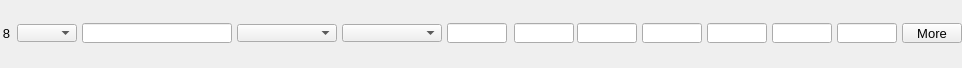
    <widget class="PyDMFrame" name="composite_7">
      <property name="geometry">
        <rect>
          <x>8</x>
          <y>597</y>
          <width>962</width>
          <height>68</height>
        </rect>
      </property>
      <widget class="PyDMEnumComboBox" name="menu_21">
        <property name="geometry">
          <rect>
            <x>17</x>
            <y>24</y>
            <width>60</width>
            <height>18</height>
          </rect>
        </property>
        <property name="toolTip">
          <string>${P}${O8}Use</string>
        </property>
        <property name="channel" stdset="0">
          <string>ca://${P}${O8}Use</string>
        </property>
        <property name="font" stdset="0">
          <font>
            <pointsize>10</pointsize>
          </font>
        </property>
        <property name="styleSheet">
          <string notr="true">PyDMEnumComboBox#menu_21 {
  color: rgb(0, 0, 0);
  background-color: rgb(115, 223, 255);
  }</string>
        </property>
      </widget>
      <widget class="PyDMLabel" name="text_update_77">
        <property name="geometry">
          <rect>
            <x>17</x>
            <y>0</y>
            <width>60</width>
            <height>18</height>
          </rect>
        </property>
        <property name="toolTip">
          <string>PV: ${P}${O8}Use_RBV</string>
        </property>
        <property name="channel" stdset="0">
          <string>ca://${P}${O8}Use_RBV</string>
        </property>
        <property name="font" stdset="0">
          <font>
            <pointsize>10</pointsize>
          </font>
        </property>
        <property name="alignment">
          <set>Qt::AlignCenter</set>
        </property>
        <property name="textInteractionFlags">
          <set>Qt::TextSelectableByKeyboard|Qt::TextSelectableByMouse</set>
        </property>
        <property name="styleSheet">
          <string notr="true">PyDMLabel#text_update_77 {
  color: rgb(10, 0, 184);
  background-color: rgb(70, 70, 70);
  }</string>
        </property>
      </widget>
      <widget class="PyDMLineEdit" name="text_entry_56">
        <property name="geometry">
          <rect>
            <x>82</x>
            <y>23</y>
            <width>150</width>
            <height>20</height>
          </rect>
        </property>
        <property name="channel" stdset="0">
          <string>ca://${P}${O8}Name</string>
        </property>
        <property name="toolTip">
          <string>${P}${O8}Name</string>
        </property>
        <property name="font" stdset="0">
          <font>
            <pointsize>10</pointsize>
          </font>
        </property>
        <property name="styleSheet">
          <string notr="true">PyDMLineEdit#text_entry_56 {
  color: rgb(0, 0, 0);
  background-color: rgb(115, 223, 255);
  border: 1px solid black;
  margin: 0px;
  padding: 0px;
  spacing: 0px;
  }</string>
        </property>
      </widget>
      <widget class="PyDMLabel" name="text_update_78">
        <property name="geometry">
          <rect>
            <x>82</x>
            <y>0</y>
            <width>150</width>
            <height>18</height>
          </rect>
        </property>
        <property name="toolTip">
          <string>PV: ${P}${O8}Name_RBV</string>
        </property>
        <property name="channel" stdset="0">
          <string>ca://${P}${O8}Name_RBV</string>
        </property>
        <property name="font" stdset="0">
          <font>
            <pointsize>10</pointsize>
          </font>
        </property>
        <property name="alignment">
          <set>Qt::AlignCenter</set>
        </property>
        <property name="textInteractionFlags">
          <set>Qt::TextSelectableByKeyboard|Qt::TextSelectableByMouse</set>
        </property>
        <property name="styleSheet">
          <string notr="true">PyDMLabel#text_update_78 {
  color: rgb(10, 0, 184);
  background-color: rgb(187, 187, 187);
  }</string>
        </property>
      </widget>
      <widget class="PyDMEnumComboBox" name="menu_22">
        <property name="geometry">
          <rect>
            <x>237</x>
            <y>24</y>
            <width>100</width>
            <height>18</height>
          </rect>
        </property>
        <property name="toolTip">
          <string>${P}${O8}Shape</string>
        </property>
        <property name="channel" stdset="0">
          <string>ca://${P}${O8}Shape</string>
        </property>
        <property name="font" stdset="0">
          <font>
            <pointsize>10</pointsize>
          </font>
        </property>
        <property name="styleSheet">
          <string notr="true">PyDMEnumComboBox#menu_22 {
  color: rgb(0, 0, 0);
  background-color: rgb(115, 223, 255);
  }</string>
        </property>
      </widget>
      <widget class="PyDMLabel" name="text_update_79">
        <property name="geometry">
          <rect>
            <x>237</x>
            <y>0</y>
            <width>100</width>
            <height>18</height>
          </rect>
        </property>
        <property name="toolTip">
          <string>PV: ${P}${O8}Shape_RBV</string>
        </property>
        <property name="channel" stdset="0">
          <string>ca://${P}${O8}Shape_RBV</string>
        </property>
        <property name="font" stdset="0">
          <font>
            <pointsize>10</pointsize>
          </font>
        </property>
        <property name="alignment">
          <set>Qt::AlignCenter</set>
        </property>
        <property name="textInteractionFlags">
          <set>Qt::TextSelectableByKeyboard|Qt::TextSelectableByMouse</set>
        </property>
        <property name="styleSheet">
          <string notr="true">PyDMLabel#text_update_79 {
  color: rgb(10, 0, 184);
  background-color: rgb(187, 187, 187);
  }</string>
        </property>
      </widget>
      <widget class="PyDMEnumComboBox" name="menu_23">
        <property name="geometry">
          <rect>
            <x>342</x>
            <y>24</y>
            <width>100</width>
            <height>18</height>
          </rect>
        </property>
        <property name="toolTip">
          <string>${P}${O8}DrawMode</string>
        </property>
        <property name="channel" stdset="0">
          <string>ca://${P}${O8}DrawMode</string>
        </property>
        <property name="font" stdset="0">
          <font>
            <pointsize>10</pointsize>
          </font>
        </property>
        <property name="styleSheet">
          <string notr="true">PyDMEnumComboBox#menu_23 {
  color: rgb(0, 0, 0);
  background-color: rgb(115, 223, 255);
  }</string>
        </property>
      </widget>
      <widget class="PyDMLabel" name="text_update_80">
        <property name="geometry">
          <rect>
            <x>342</x>
            <y>0</y>
            <width>100</width>
            <height>18</height>
          </rect>
        </property>
        <property name="toolTip">
          <string>PV: ${P}${O8}DrawMode_RBV</string>
        </property>
        <property name="channel" stdset="0">
          <string>ca://${P}${O8}DrawMode_RBV</string>
        </property>
        <property name="font" stdset="0">
          <font>
            <pointsize>10</pointsize>
          </font>
        </property>
        <property name="alignment">
          <set>Qt::AlignCenter</set>
        </property>
        <property name="textInteractionFlags">
          <set>Qt::TextSelectableByKeyboard|Qt::TextSelectableByMouse</set>
        </property>
        <property name="styleSheet">
          <string notr="true">PyDMLabel#text_update_80 {
  color: rgb(10, 0, 184);
  background-color: rgb(187, 187, 187);
  }</string>
        </property>
      </widget>
      <widget class="PyDMLineEdit" name="text_entry_57">
        <property name="geometry">
          <rect>
            <x>514</x>
            <y>23</y>
            <width>60</width>
            <height>20</height>
          </rect>
        </property>
        <property name="channel" stdset="0">
          <string>ca://${P}${O8}Green</string>
        </property>
        <property name="toolTip">
          <string>${P}${O8}Green</string>
        </property>
        <property name="font" stdset="0">
          <font>
            <pointsize>10</pointsize>
          </font>
        </property>
        <property name="styleSheet">
          <string notr="true">PyDMLineEdit#text_entry_57 {
  color: rgb(0, 0, 0);
  background-color: rgb(115, 223, 255);
  border: 1px solid black;
  margin: 0px;
  padding: 0px;
  spacing: 0px;
  }</string>
        </property>
      </widget>
      <widget class="PyDMLabel" name="text_update_81">
        <property name="geometry">
          <rect>
            <x>514</x>
            <y>0</y>
            <width>60</width>
            <height>18</height>
          </rect>
        </property>
        <property name="toolTip">
          <string>PV: ${P}${O8}Green_RBV</string>
        </property>
        <property name="channel" stdset="0">
          <string>ca://${P}${O8}Green_RBV</string>
        </property>
        <property name="font" stdset="0">
          <font>
            <pointsize>10</pointsize>
          </font>
        </property>
        <property name="alignment">
          <set>Qt::AlignCenter</set>
        </property>
        <property name="textInteractionFlags">
          <set>Qt::TextSelectableByKeyboard|Qt::TextSelectableByMouse</set>
        </property>
        <property name="styleSheet">
          <string notr="true">PyDMLabel#text_update_81 {
  color: rgb(10, 0, 184);
  background-color: rgb(187, 187, 187);
  }</string>
        </property>
      </widget>
      <widget class="PyDMLineEdit" name="text_entry_58">
        <property name="geometry">
          <rect>
            <x>577</x>
            <y>23</y>
            <width>60</width>
            <height>20</height>
          </rect>
        </property>
        <property name="channel" stdset="0">
          <string>ca://${P}${O8}Blue</string>
        </property>
        <property name="toolTip">
          <string>${P}${O8}Blue</string>
        </property>
        <property name="font" stdset="0">
          <font>
            <pointsize>10</pointsize>
          </font>
        </property>
        <property name="styleSheet">
          <string notr="true">PyDMLineEdit#text_entry_58 {
  color: rgb(0, 0, 0);
  background-color: rgb(115, 223, 255);
  border: 1px solid black;
  margin: 0px;
  padding: 0px;
  spacing: 0px;
  }</string>
        </property>
      </widget>
      <widget class="PyDMLabel" name="text_update_82">
        <property name="geometry">
          <rect>
            <x>577</x>
            <y>0</y>
            <width>60</width>
            <height>18</height>
          </rect>
        </property>
        <property name="toolTip">
          <string>PV: ${P}${O8}Blue_RBV</string>
        </property>
        <property name="channel" stdset="0">
          <string>ca://${P}${O8}Blue_RBV</string>
        </property>
        <property name="font" stdset="0">
          <font>
            <pointsize>10</pointsize>
          </font>
        </property>
        <property name="alignment">
          <set>Qt::AlignCenter</set>
        </property>
        <property name="textInteractionFlags">
          <set>Qt::TextSelectableByKeyboard|Qt::TextSelectableByMouse</set>
        </property>
        <property name="styleSheet">
          <string notr="true">PyDMLabel#text_update_82 {
  color: rgb(10, 0, 184);
  background-color: rgb(187, 187, 187);
  }</string>
        </property>
      </widget>
      <widget class="PyDMSlider" name="valuator_28">
        <property name="geometry">
          <rect>
            <x>642</x>
            <y>48</y>
            <width>60</width>
            <height>20</height>
          </rect>
        </property>
        <property name="channel" stdset="0">
          <string>ca://${P}${O8}PositionX</string>
        </property>
        <property name="toolTip">
          <string>${P}${O8}PositionX</string>
        </property>
        <property name="orientation" stdset="0">
          <string>Qt::Horizontal</string>
        </property>
        <property name="showLimitLabels" stdset="0">
          <bool>true</bool>
        </property>
        <property name="showValueLabel" stdset="0">
          <bool>false</bool>
        </property>
        <property name="showUnits" stdset="0">
          <bool>false</bool>
        </property>
        <property name="tickPosition" stdset="0">
          <enum>QSlider::NoTicks</enum>
        </property>
        <property name="precision" stdset="0">
          <number>1</number>
        </property>
        <property name="styleSheet">
          <string notr="true">PyDMSlider#valuator_28 {
  color: rgb(0, 0, 0);
  background-color: rgb(115, 223, 255);
  }</string>
        </property>
      </widget>
      <widget class="PyDMLineEdit" name="text_entry_59">
        <property name="geometry">
          <rect>
            <x>642</x>
            <y>23</y>
            <width>60</width>
            <height>20</height>
          </rect>
        </property>
        <property name="channel" stdset="0">
          <string>ca://${P}${O8}PositionX</string>
        </property>
        <property name="toolTip">
          <string>${P}${O8}PositionX</string>
        </property>
        <property name="font" stdset="0">
          <font>
            <pointsize>10</pointsize>
          </font>
        </property>
        <property name="styleSheet">
          <string notr="true">PyDMLineEdit#text_entry_59 {
  color: rgb(0, 0, 0);
  background-color: rgb(115, 223, 255);
  border: 1px solid black;
  margin: 0px;
  padding: 0px;
  spacing: 0px;
  }</string>
        </property>
      </widget>
      <widget class="PyDMLabel" name="text_update_83">
        <property name="geometry">
          <rect>
            <x>642</x>
            <y>0</y>
            <width>60</width>
            <height>18</height>
          </rect>
        </property>
        <property name="toolTip">
          <string>PV: ${P}${O8}PositionX_RBV</string>
        </property>
        <property name="channel" stdset="0">
          <string>ca://${P}${O8}PositionX_RBV</string>
        </property>
        <property name="font" stdset="0">
          <font>
            <pointsize>10</pointsize>
          </font>
        </property>
        <property name="alignment">
          <set>Qt::AlignCenter</set>
        </property>
        <property name="textInteractionFlags">
          <set>Qt::TextSelectableByKeyboard|Qt::TextSelectableByMouse</set>
        </property>
        <property name="styleSheet">
          <string notr="true">PyDMLabel#text_update_83 {
  color: rgb(10, 0, 184);
  background-color: rgb(187, 187, 187);
  }</string>
        </property>
      </widget>
      <widget class="PyDMSlider" name="valuator_29">
        <property name="geometry">
          <rect>
            <x>707</x>
            <y>48</y>
            <width>60</width>
            <height>20</height>
          </rect>
        </property>
        <property name="channel" stdset="0">
          <string>ca://${P}${O8}SizeX</string>
        </property>
        <property name="toolTip">
          <string>${P}${O8}SizeX</string>
        </property>
        <property name="orientation" stdset="0">
          <string>Qt::Horizontal</string>
        </property>
        <property name="showLimitLabels" stdset="0">
          <bool>true</bool>
        </property>
        <property name="showValueLabel" stdset="0">
          <bool>false</bool>
        </property>
        <property name="showUnits" stdset="0">
          <bool>false</bool>
        </property>
        <property name="tickPosition" stdset="0">
          <enum>QSlider::NoTicks</enum>
        </property>
        <property name="precision" stdset="0">
          <number>1</number>
        </property>
        <property name="styleSheet">
          <string notr="true">PyDMSlider#valuator_29 {
  color: rgb(0, 0, 0);
  background-color: rgb(115, 223, 255);
  }</string>
        </property>
      </widget>
      <widget class="PyDMLineEdit" name="text_entry_60">
        <property name="geometry">
          <rect>
            <x>707</x>
            <y>23</y>
            <width>60</width>
            <height>20</height>
          </rect>
        </property>
        <property name="channel" stdset="0">
          <string>ca://${P}${O8}SizeX</string>
        </property>
        <property name="toolTip">
          <string>${P}${O8}SizeX</string>
        </property>
        <property name="font" stdset="0">
          <font>
            <pointsize>10</pointsize>
          </font>
        </property>
        <property name="styleSheet">
          <string notr="true">PyDMLineEdit#text_entry_60 {
  color: rgb(0, 0, 0);
  background-color: rgb(115, 223, 255);
  border: 1px solid black;
  margin: 0px;
  padding: 0px;
  spacing: 0px;
  }</string>
        </property>
      </widget>
      <widget class="PyDMLabel" name="text_update_84">
        <property name="geometry">
          <rect>
            <x>707</x>
            <y>0</y>
            <width>60</width>
            <height>18</height>
          </rect>
        </property>
        <property name="toolTip">
          <string>PV: ${P}${O8}SizeX_RBV</string>
        </property>
        <property name="channel" stdset="0">
          <string>ca://${P}${O8}SizeX_RBV</string>
        </property>
        <property name="font" stdset="0">
          <font>
            <pointsize>10</pointsize>
          </font>
        </property>
        <property name="alignment">
          <set>Qt::AlignCenter</set>
        </property>
        <property name="textInteractionFlags">
          <set>Qt::TextSelectableByKeyboard|Qt::TextSelectableByMouse</set>
        </property>
        <property name="styleSheet">
          <string notr="true">PyDMLabel#text_update_84 {
  color: rgb(10, 0, 184);
  background-color: rgb(187, 187, 187);
  }</string>
        </property>
      </widget>
      <widget class="PyDMSlider" name="valuator_30">
        <property name="geometry">
          <rect>
            <x>772</x>
            <y>48</y>
            <width>60</width>
            <height>20</height>
          </rect>
        </property>
        <property name="channel" stdset="0">
          <string>ca://${P}${O8}PositionY</string>
        </property>
        <property name="toolTip">
          <string>${P}${O8}PositionY</string>
        </property>
        <property name="orientation" stdset="0">
          <string>Qt::Horizontal</string>
        </property>
        <property name="showLimitLabels" stdset="0">
          <bool>true</bool>
        </property>
        <property name="showValueLabel" stdset="0">
          <bool>false</bool>
        </property>
        <property name="showUnits" stdset="0">
          <bool>false</bool>
        </property>
        <property name="tickPosition" stdset="0">
          <enum>QSlider::NoTicks</enum>
        </property>
        <property name="precision" stdset="0">
          <number>1</number>
        </property>
        <property name="styleSheet">
          <string notr="true">PyDMSlider#valuator_30 {
  color: rgb(0, 0, 0);
  background-color: rgb(115, 223, 255);
  }</string>
        </property>
      </widget>
      <widget class="PyDMLineEdit" name="text_entry_61">
        <property name="geometry">
          <rect>
            <x>772</x>
            <y>23</y>
            <width>60</width>
            <height>20</height>
          </rect>
        </property>
        <property name="channel" stdset="0">
          <string>ca://${P}${O8}PositionY</string>
        </property>
        <property name="toolTip">
          <string>${P}${O8}PositionY</string>
        </property>
        <property name="font" stdset="0">
          <font>
            <pointsize>10</pointsize>
          </font>
        </property>
        <property name="styleSheet">
          <string notr="true">PyDMLineEdit#text_entry_61 {
  color: rgb(0, 0, 0);
  background-color: rgb(115, 223, 255);
  border: 1px solid black;
  margin: 0px;
  padding: 0px;
  spacing: 0px;
  }</string>
        </property>
      </widget>
      <widget class="PyDMLabel" name="text_update_85">
        <property name="geometry">
          <rect>
            <x>772</x>
            <y>0</y>
            <width>60</width>
            <height>18</height>
          </rect>
        </property>
        <property name="toolTip">
          <string>PV: ${P}${O8}PositionY_RBV</string>
        </property>
        <property name="channel" stdset="0">
          <string>ca://${P}${O8}PositionY_RBV</string>
        </property>
        <property name="font" stdset="0">
          <font>
            <pointsize>10</pointsize>
          </font>
        </property>
        <property name="alignment">
          <set>Qt::AlignCenter</set>
        </property>
        <property name="textInteractionFlags">
          <set>Qt::TextSelectableByKeyboard|Qt::TextSelectableByMouse</set>
        </property>
        <property name="styleSheet">
          <string notr="true">PyDMLabel#text_update_85 {
  color: rgb(10, 0, 184);
  background-color: rgb(187, 187, 187);
  }</string>
        </property>
      </widget>
      <widget class="PyDMSlider" name="valuator_31">
        <property name="geometry">
          <rect>
            <x>837</x>
            <y>48</y>
            <width>60</width>
            <height>20</height>
          </rect>
        </property>
        <property name="channel" stdset="0">
          <string>ca://${P}${O8}SizeY</string>
        </property>
        <property name="toolTip">
          <string>${P}${O8}SizeY</string>
        </property>
        <property name="orientation" stdset="0">
          <string>Qt::Horizontal</string>
        </property>
        <property name="showLimitLabels" stdset="0">
          <bool>true</bool>
        </property>
        <property name="showValueLabel" stdset="0">
          <bool>false</bool>
        </property>
        <property name="showUnits" stdset="0">
          <bool>false</bool>
        </property>
        <property name="tickPosition" stdset="0">
          <enum>QSlider::NoTicks</enum>
        </property>
        <property name="precision" stdset="0">
          <number>1</number>
        </property>
        <property name="styleSheet">
          <string notr="true">PyDMSlider#valuator_31 {
  color: rgb(0, 0, 0);
  background-color: rgb(115, 223, 255);
  }</string>
        </property>
      </widget>
      <widget class="PyDMLineEdit" name="text_entry_62">
        <property name="geometry">
          <rect>
            <x>837</x>
            <y>23</y>
            <width>60</width>
            <height>20</height>
          </rect>
        </property>
        <property name="channel" stdset="0">
          <string>ca://${P}${O8}SizeY</string>
        </property>
        <property name="toolTip">
          <string>${P}${O8}SizeY</string>
        </property>
        <property name="font" stdset="0">
          <font>
            <pointsize>10</pointsize>
          </font>
        </property>
        <property name="styleSheet">
          <string notr="true">PyDMLineEdit#text_entry_62 {
  color: rgb(0, 0, 0);
  background-color: rgb(115, 223, 255);
  border: 1px solid black;
  margin: 0px;
  padding: 0px;
  spacing: 0px;
  }</string>
        </property>
      </widget>
      <widget class="PyDMLabel" name="text_update_86">
        <property name="geometry">
          <rect>
            <x>837</x>
            <y>0</y>
            <width>60</width>
            <height>18</height>
          </rect>
        </property>
        <property name="toolTip">
          <string>PV: ${P}${O8}SizeY_RBV</string>
        </property>
        <property name="channel" stdset="0">
          <string>ca://${P}${O8}SizeY_RBV</string>
        </property>
        <property name="font" stdset="0">
          <font>
            <pointsize>10</pointsize>
          </font>
        </property>
        <property name="alignment">
          <set>Qt::AlignCenter</set>
        </property>
        <property name="textInteractionFlags">
          <set>Qt::TextSelectableByKeyboard|Qt::TextSelectableByMouse</set>
        </property>
        <property name="styleSheet">
          <string notr="true">PyDMLabel#text_update_86 {
  color: rgb(10, 0, 184);
  background-color: rgb(187, 187, 187);
  }</string>
        </property>
      </widget>
      <widget class="PyDMLineEdit" name="text_entry_63">
        <property name="geometry">
          <rect>
            <x>447</x>
            <y>23</y>
            <width>60</width>
            <height>20</height>
          </rect>
        </property>
        <property name="channel" stdset="0">
          <string>ca://${P}${O8}Red</string>
        </property>
        <property name="toolTip">
          <string>${P}${O8}Red</string>
        </property>
        <property name="font" stdset="0">
          <font>
            <pointsize>10</pointsize>
          </font>
        </property>
        <property name="styleSheet">
          <string notr="true">PyDMLineEdit#text_entry_63 {
  color: rgb(0, 0, 0);
  background-color: rgb(115, 223, 255);
  border: 1px solid black;
  margin: 0px;
  padding: 0px;
  spacing: 0px;
  }</string>
        </property>
      </widget>
      <widget class="PyDMLabel" name="text_update_87">
        <property name="geometry">
          <rect>
            <x>447</x>
            <y>0</y>
            <width>60</width>
            <height>18</height>
          </rect>
        </property>
        <property name="toolTip">
          <string>PV: ${P}${O8}Red_RBV</string>
        </property>
        <property name="channel" stdset="0">
          <string>ca://${P}${O8}Red_RBV</string>
        </property>
        <property name="font" stdset="0">
          <font>
            <pointsize>10</pointsize>
          </font>
        </property>
        <property name="alignment">
          <set>Qt::AlignCenter</set>
        </property>
        <property name="textInteractionFlags">
          <set>Qt::TextSelectableByKeyboard|Qt::TextSelectableByMouse</set>
        </property>
        <property name="styleSheet">
          <string notr="true">PyDMLabel#text_update_87 {
  color: rgb(10, 0, 184);
  background-color: rgb(187, 187, 187);
  }</string>
        </property>
      </widget>
      <widget class="QLabel" name="text_22">
        <property name="geometry">
          <rect>
            <x>0</x>
            <y>23</y>
            <width>10</width>
            <height>20</height>
          </rect>
        </property>
        <property name="text">
          <string>8</string>
        </property>
        <property name="font" stdset="0">
          <font>
            <pointsize>10</pointsize>
          </font>
        </property>
        <property name="brush" stdset="0">
          <brush brushstyle="SolidPattern">
            <color alpha="255">
              <red>0</red>
              <green>0</green>
              <blue>0</blue>
            </color>
          </brush>
        </property>
        <property name="toolTip">
          <string>text_22</string>
        </property>
        <property name="alignment">
          <set>Qt::AlignRight|Qt::AlignTrailing|Qt::AlignVCenter</set>
        </property>
        <property name="styleSheet">
          <string notr="true">QLabel#text_22 {
  color: rgb(0, 0, 0);
  }</string>
        </property>
      </widget>
      <widget class="PyDMRelatedDisplayButton" name="related_display_7">
        <property name="geometry">
          <rect>
            <x>902</x>
            <y>23</y>
            <width>60</width>
            <height>20</height>
          </rect>
        </property>
        <property name="toolTip">
          <string>More</string>
        </property>
        <property name="text">
          <string>More</string>
        </property>
        <property name="showIcon" stdset="0">
          <bool>true</bool>
        </property>
        <property name="font" stdset="0">
          <font>
            <pointsize>10</pointsize>
          </font>
        </property>
        <property name="styleSheet">
          <string notr="true">PyDMRelatedDisplayButton#related_display_7 {
  color: rgb(0, 0, 0);
  background-color: rgb(115, 223, 255);
  }</string>
        </property>
        <property name="titles" stdset="0">
          <stringlist>
            <string>Full Overlay</string>
          </stringlist>
        </property>
        <property name="filenames" stdset="0">
          <stringlist>
            <string>OverlayN_V22.ui</string>
          </stringlist>
        </property>
        <property name="macros" stdset="0">
          <stringlist>
            <string>P=${P}, R=${O8}</string>
          </stringlist>
        </property>
        <property name="openInNewWindow" stdset="0">
          <bool>true</bool>
        </property>
      </widget>
    </widget>
